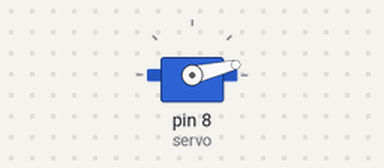
A sketch run on a simulated Arduino Uno, built with avr-gcc and run on an emulated ATmega328P. Shown: servo.

Above: at 0.05 s.
At 1.25 s:
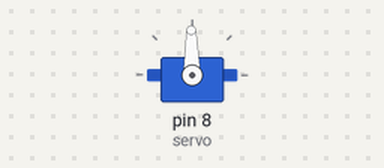
At 2.45 s:
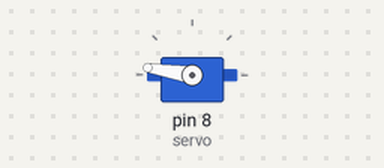
At 4.9 s:
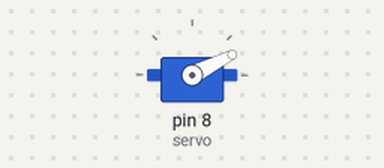
Timing chart, 0 to 6.7 s (numbered marks = the images above):
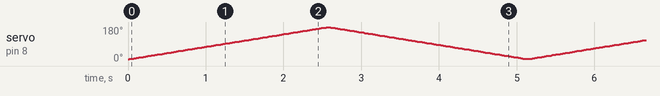

The sketch:

servoTestExtra.ino
```cpp
//misschien bruikbaar voor poort/rad
#include <Servo.h>

Servo servo;

int angle = 0;

void setup(){
  servo.attach (8);
  servo.write(angle);
}

void loop(){
  for (angle = 10; angle < 180; angle++){
    servo.write(angle);
    delay(15);
  }
  for (angle = 180; angle >10; angle--){
    servo.write (angle);
    delay(15);
  }
}
```
